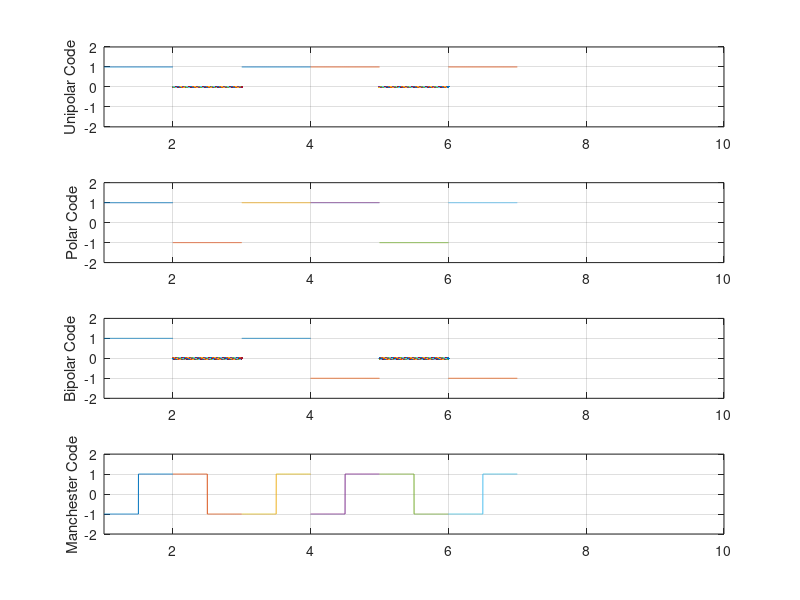

MATLAB code to generate this figure:
clc;
clear all;
close all;

x = [1 0 1 1 0 1];
nx = size(x, 2);
sign = 1;
i = 1;

while i < nx+1
    t = i:0.001:i+1-0.001;
    if x(i) == 1
        unipolar_code   = square(t*2*pi, 100);
        polar_code      = square(t*2*pi, 100);
        bipolar_code    = sign*square(t*2*pi, 100);
        sign            = sign*-1;
        manchester_code = -square(t*2*pi, 50);

    else
        unipolar_code   = 0;
        polar_code      = -square(t*2*pi, 100);
        bipolar_code    = 0;
        sign            = sign*-1;
        manchester_code = square(t*2*pi, 50);
    end 

subplot(4, 1, 1);
plot(t, unipolar_code);
ylabel('Unipolar Code');
hold on;
grid on;
axis([1 10 -2 2]);

subplot(4, 1, 2);
plot(t, polar_code);
ylabel('Polar Code');
hold on;
grid on;
axis([1 10 -2 2]);


subplot(4, 1, 3);
plot(t, bipolar_code);
ylabel('Bipolar Code');
hold on;
grid on;
axis([1 10 -2 2]);

subplot(4, 1, 4);
plot(t, manchester_code);
ylabel('Manchester Code');
hold on;
grid on;
axis([1 10 -2 2]);

i = i+1;
end







